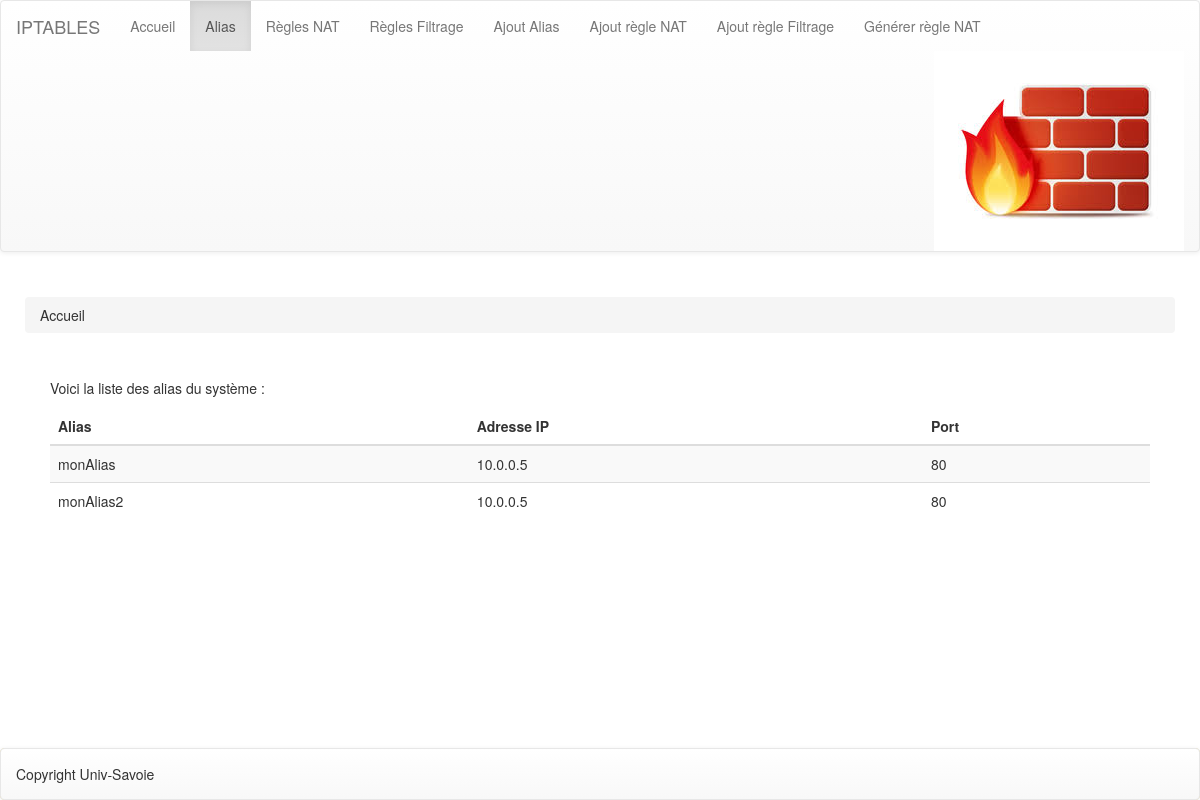
/alias.php, run on the app's committed database.
### tables this page shows
CREATE TABLE `alias` (
  `idAlias` int(11) NOT NULL,
  `name` varchar(50) NOT NULL,
  `ip` varchar(18) NOT NULL,
  `port` mediumint(9) NOT NULL
);

### lib/managementalias.php (the view, shortened to what this page needs)
<?php
require (dirname(__FILE__) .'/../common/alias.php');
class ManagementAlias {
    public function buildAliasToHTML() {
        require('pdo.php');
        $resultats=$bdd->query("SELECT * FROM alias");
		while( $resultat = $resultats->fetch() )
		{
		?>
			<tr>
				<td><?php echo $resultat["name"]; ?></td>
				<td><?php echo $resultat["ip"]; ?></td>
				<td><?php echo $resultat["port"]; ?></td>
			</tr>
		<?php
		}
    }
}
?>

### data on the page
alias: name "monAlias", ip "10.0.0.5", port "80"
alias: name "monAlias2", ip "10.0.0.5", port "80"

### other printed values
$this->_title "IPTABLES"
$item->getTitle() "Accueil"
$item->getTitle() "Alias"
$item->getTitle() "Règles NAT"
$item->getTitle() "Règles Filtrage"
$item->getTitle() "Ajout Alias"
$item->getTitle() "Ajout règle NAT"
$item->getTitle() "Ajout règle Filtrage"
$item->getTitle() "Générer règle NAT"
$this->_breadCrumbTitle "Accueil"
$this->_copyright "Copyright Univ-Savoie"
